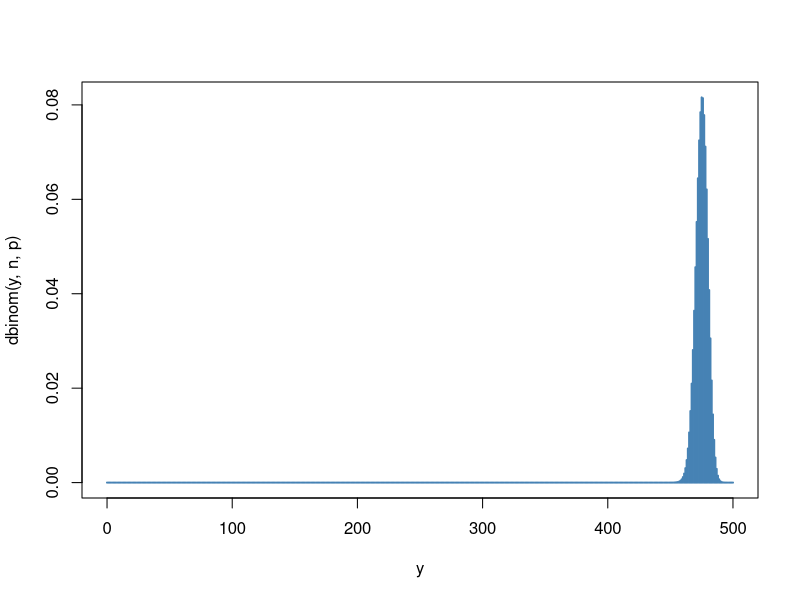
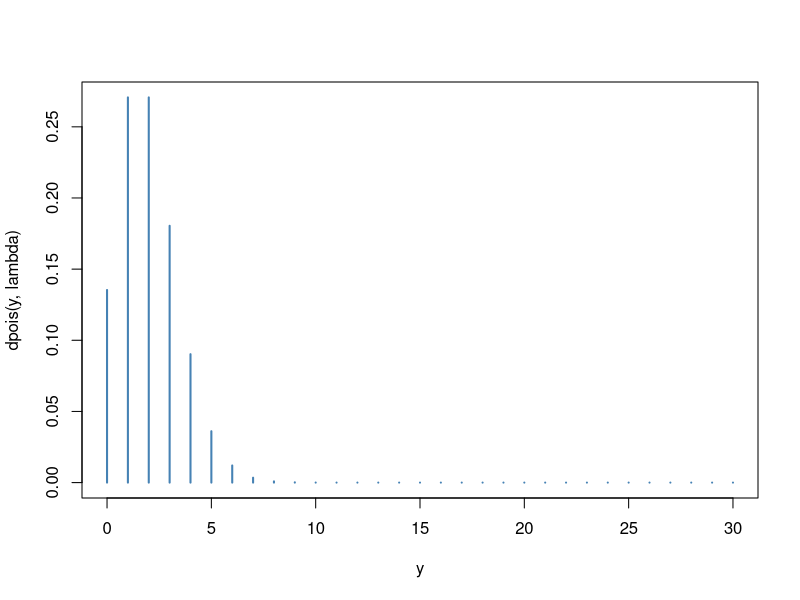

Here is the R script that generated these plots, in order:
## ---- chunk 1
# find the probability of getting exactly 1 six in 5 rolls of the die
dbinom(1, 5, 1/6)

# bernoulli trial
dbinom(1, 1, 1/6)

# find the probability of getting 3 or more sixes in 5 dice rolls
dbinom(3:5, 5, 1/6) |> sum() # using pipes

sum( dbinom(3:5, 5, 1/6) ) # nested functions

## ---- chunk 2
n = 500
y = 0:n
p = 0.95

plot(y,dbinom(y, n, p), type="h", lwd=2, col="steelblue")
## ---- chunk 3
# probability of exactly one error on the "next slide"
dpois(1, 0.25)

# between 4 and 12 errors (inclusive)?
dpois(4:12, 0.25) |> sum()


# at least one error?
1 - dpois(0, 0.25)
## ---- chunk 4
lambda = 2
y = 0:30

plot(y,dpois(y, lambda), type="h", lwd=2, col="steelblue")
## ---- chunk 5

## ---- chunk 6

